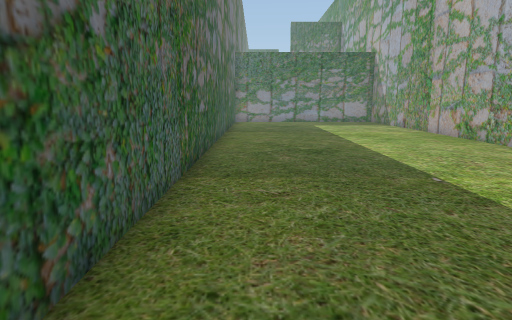
view 1 (above)

12 first-person views from a walk through a scene from a Unity 3-D project. The camera is 1.5 m above the floor, tilts 10° down and sees 75° across. The floor is counted in squares, 1 m on a side. Each view is taken from the middle of a square. On the plan, view 1 faces up. The plan holds only what a view shows up to about 15 squares ahead; the rest is blank. The place goes on beyond the plan. The player is left out. Some animated figures are not drawn.

view 2
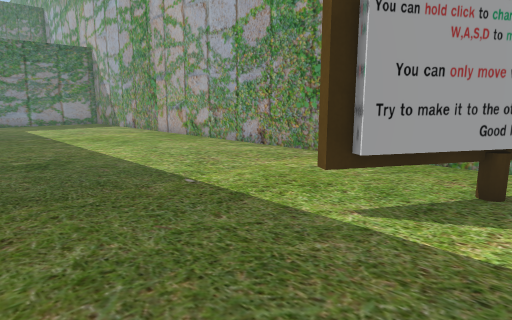

view 3
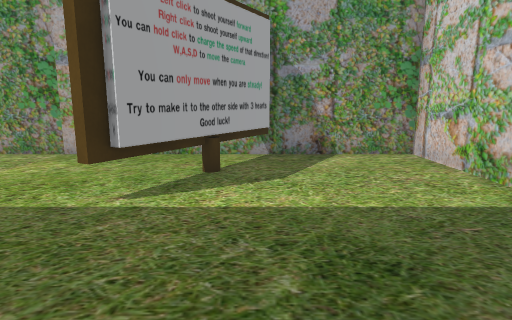

view 4
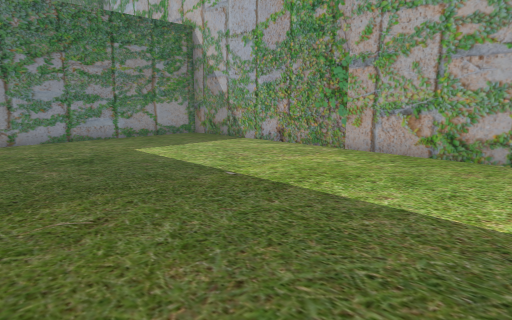

view 5
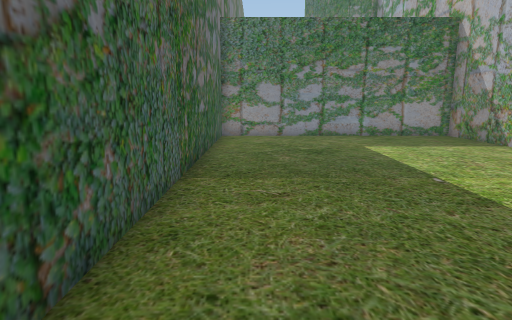

view 6
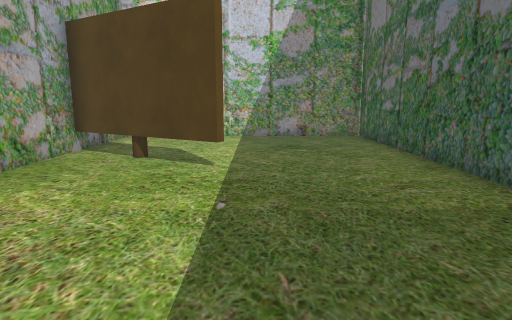

view 7
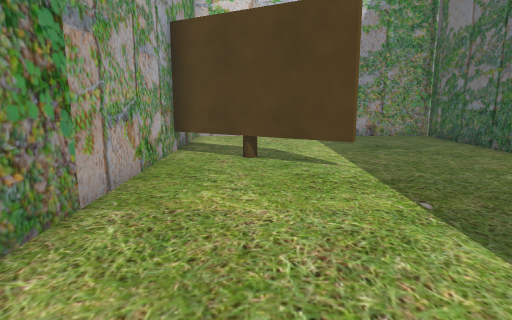

view 8
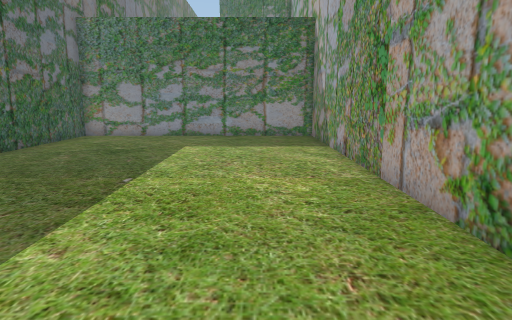

view 9
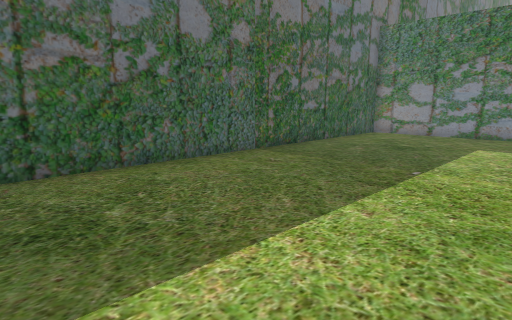

view 10
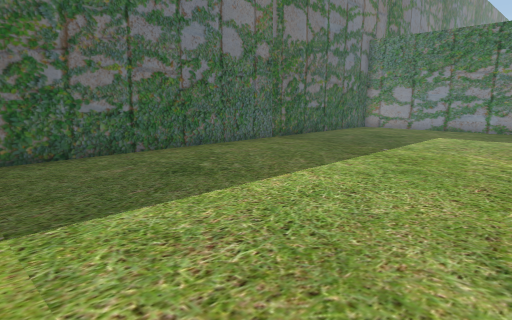

view 11
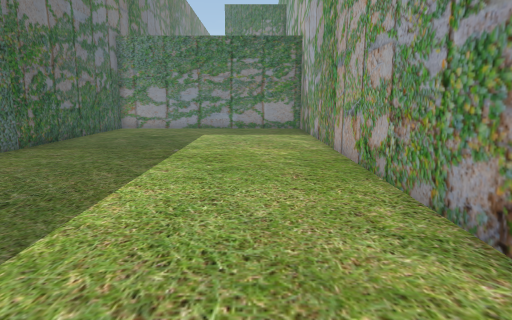

view 12
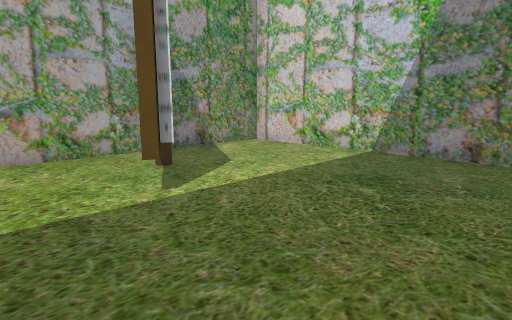

### Floor plan
Key: @ floor where view 1 was taken; # wall or solid block; . floor; T thing the floor can be seen under or through; O other object.
Columns run from 2 left of view 1 to 9 right of it. Each row starts with its distance up from view 1.
 25 ############
 24 #..........#
 23 #..........#
 22 #..........#
 21 #..........#
 20 #..........#
 19 #..........#
 18 #..........#
 17 #..........#
 16 #..........#
 15 #..........#
 14 #..........#
 13 #..........#
 12 #..........#
 11 #..........#
 10 #..........#
  9 #..........#
  8 #..........#
  7 #..........#
  6 #..........#
  5 #..........#
  4 #..........#
  3 #.....TT...#
  2 #......TO#.#
  1 #........###
  0 #.@........#
 -1 #..........#
 -2 #..........#
 -3 #..........#
 -4 ############

Where each view was taken, in squares from view 1:
view 1: 0 up, 0 right, facing up
view 2: 1 up, 0 right, facing up-right
view 3: 1 up, 1 left, facing right
view 4: 11 up, 1 left, facing up-right
view 5: 10 up, 0 right, facing up
view 6: 11 up, 3 right, facing down
view 7: 11 up, 6 right, facing down
view 8: 10 up, 6 right, facing up
view 9: 9 up, 6 right, facing up-left
view 10: 6 up, 8 right, facing up-left
view 11: 6 up, 6 right, facing up
view 12: 6 up, 1 left, facing down-right
